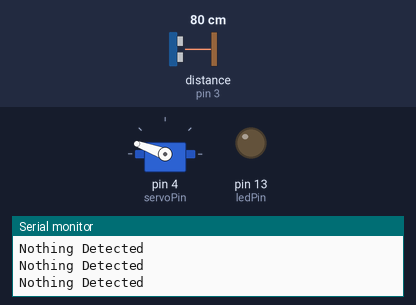
This sketch was run on a simulated Arduino Uno, built with avr-gcc and run on an emulated ATmega328P. Parts: servo, output pins drawn as LEDs (lit = HIGH), the last lines printed to the serial monitor. Wiring (inferred from the names in the program): ultrasonic range finder: trigger pin 2; echo pin 3. Inputs (shaded band) come from the test bench; at power-on: distance to the obstacle (sensor on pin 3) 80 cm. The echo pulse lasts 58.3 µs per cm; pins used as bus, display or sensor lines are not drawn.

Above: at 1.2 s.
1.3 s: distance to the obstacle (sensor on pin 3) set to 23 cm
2.8 s: distance to the obstacle (sensor on pin 3) set to 19 cm
At 4.1 s:
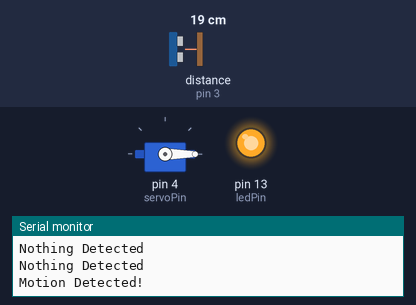
4.4 s: distance to the obstacle (sensor on pin 3) set to 7 cm
7.4 s: distance to the obstacle (sensor on pin 3) set to 4 cm
8.9 s: distance to the obstacle (sensor on pin 3) set to 9 cm
At 9.8 s:
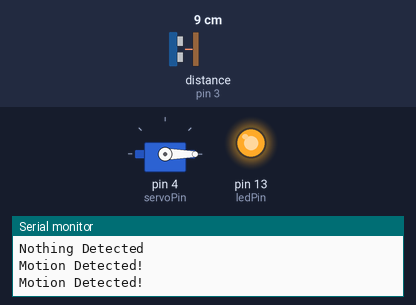
Timing chart, 0 to 11.4 s (numbered marks = the images above; inputs shaded):
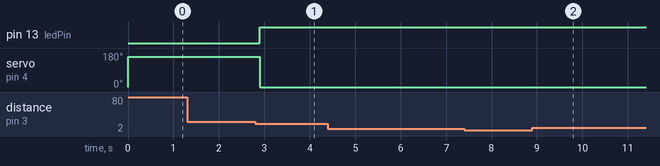

The sketch:

smart_dustbin.ino
```cpp
#include <Servo.h>

const int trigPin = 2;   // Ultrasonic sensor trigger pin
const int echoPin = 3;    // Ultrasonic sensor echo pin
const int ledPin = 13;    // Built-in LED pin
const int servoPin = 4;   // Servo motor control pin

Servo servo;

void setup() {
  Serial.begin(9600);

  pinMode(trigPin, OUTPUT);
  pinMode(echoPin, INPUT);
  pinMode(ledPin, OUTPUT);

  servo.attach(servoPin); // Attach servo to its pin
  servo.write(0);         // Initialize the servo position
}

void loop() {
  // Clear the trigger pin
  digitalWrite(trigPin, LOW);
  delayMicroseconds(2);

  // Set the trigger pin high for 10 microseconds
  digitalWrite(trigPin, HIGH);
  delayMicroseconds(10);
  digitalWrite(trigPin, LOW);

  // Measure the duration of the echo pulse
  long duration = pulseIn(echoPin, HIGH);

  // Calculate the distance in centimeters
  float distance = duration * 0.034 / 2;

  if (distance > 5 && distance < 20) {
    // If motion is detected in medium range
    Serial.println("Motion Detected!");
    digitalWrite(ledPin, HIGH);  // Turn on LED

    // Open the dustbin lid by turning the servo motor
    servo.write(0);  // Adjust the angle as needed

    delay(4000);  // Delay to keep the lid open for a moment
  } else {
    // If no motion is detected
    Serial.println("Nothing Detected");
    digitalWrite(ledPin, LOW);   // Turn off LED

    // Close the dustbin lid by turning the servo motor back
    servo.write(160);  // Adjust the angle as needed

    delay(100);  // Small delay before next measurement
  }
}
```

Measured:
- the behaviour switches between 21 and 20 cm on distance to the obstacle (sensor on pin 3) (found by bisection; images 0 and 1)
- after the input at 2.8 s, pin 13 (ledPin): LOW → HIGH after 0.10 s; servo on pin 4 (servoPin): 160° → 0° after 0.10 s
- after the input at 7.4 s, every drawn part: stays the same
- after the input at 8.9 s, pin 13 (ledPin): stays HIGH (without the input it goes to LOW after 2.0 s); servo on pin 4 (servoPin): stays 0° (without the input it goes to 160° after 2.0 s)
